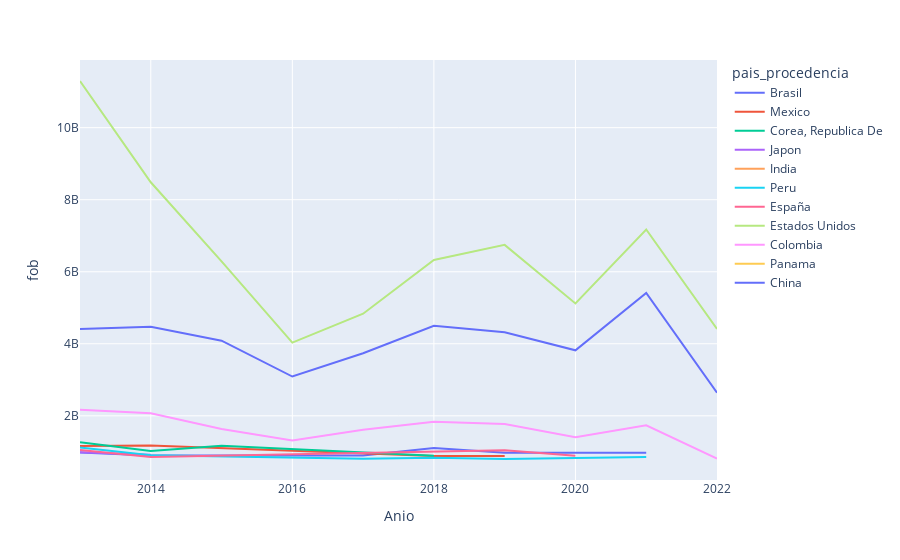

The code cell stored with this chart in its notebook:
### Code cell
fig = px.line(data_IMP_2_top, x="Anio", y="fob", color='pais_procedencia')
fig.show()

### Figure 1 — Plotly figure (JSON) as saved in the notebook; plotly's stock layout.template omitted (floating-point values rounded to 4 significant figures)
{"data": [{"hovertemplate": "pais_procedencia=Brasil<br>Anio=%{x}<br>fob=%{y}<extra></extra>", "legendgroup": "Brasil", "line": {"color": "#636efa", "dash": "solid"}, "marker": {"symbol": "circle"}, "mode": "lines", "name": "Brasil", "orientation": "v", "showlegend": true, "type": "scatter", "x": [2013, 2014, 2017, 2018, 2019, 2021], "xaxis": "x", "y": [978300000.0, 899300000.0, 897800000.0, 1105000000.0, 977300000.0, 972200000.0], "yaxis": "y"}, {"hovertemplate": "pais_procedencia=Mexico<br>Anio=%{x}<br>fob=%{y}<extra></extra>", "legendgroup": "Mexico", "line": {"color": "#EF553B", "dash": "solid"}, "marker": {"symbol": "circle"}, "mode": "lines", "name": "Mexico", "orientation": "v", "showlegend": true, "type": "scatter", "x": [2013, 2014, 2018, 2019], "xaxis": "x", "y": [1159000000.0, 1175000000.0, 882100000.0, 881900000.0], "yaxis": "y"}, {"hovertemplate": "pais_procedencia=Corea, Republica De<br>Anio=%{x}<br>fob=%{y}<extra></extra>", "legendgroup": "Corea, Republica De", "line": {"color": "#00cc96", "dash": "solid"}, "marker": {"symbol": "circle"}, "mode": "lines", "name": "Corea, Republica De", "orientation": "v", "showlegend": true, "type": "scatter", "x": [2013, 2014, 2015, 2018], "xaxis": "x", "y": [1267000000.0, 1026000000.0, 1171000000.0, 890000000.0], "yaxis": "y"}, {"hovertemplate": "pais_procedencia=Japon<br>Anio=%{x}<br>fob=%{y}<extra></extra>", "legendgroup": "Japon", "line": {"color": "#ab63fa", "dash": "solid"}, "marker": {"symbol": "circle"}, "mode": "lines", "name": "Japon", "orientation": "v", "showlegend": true, "type": "scatter", "x": [2013, 2014], "xaxis": "x", "y": [985500000.0, 922100000.0], "yaxis": "y"}, {"hovertemplate": "pais_procedencia=India<br>Anio=%{x}<br>fob=%{y}<extra></extra>", "legendgroup": "India", "line": {"color": "#FFA15A", "dash": "solid"}, "marker": {"symbol": "circle"}, "mode": "lines", "name": "India", "orientation": "v", "showlegend": true, "type": "scatter", "x": [2013], "xaxis": "x", "y": [1155000000.0], "yaxis": "y"}, {"hovertemplate": "pais_procedencia=Peru<br>Anio=%{x}<br>fob=%{y}<extra></extra>", "legendgroup": "Peru", "line": {"color": "#19d3f3", "dash": "solid"}, "marker": {"symbol": "circle"}, "mode": "lines", "name": "Peru", "orientation": "v", "showlegend": true, "type": "scatter", "x": [2013, 2014, 2017, 2018, 2019, 2021], "xaxis": "x", "y": [1122000000.0, 906000000.0, 810900000.0, 832600000.0, 801200000.0, 858200000.0], "yaxis": "y"}, {"hovertemplate": "pais_procedencia=España<br>Anio=%{x}<br>fob=%{y}<extra></extra>", "legendgroup": "España", "line": {"color": "#FF6692", "dash": "solid"}, "marker": {"symbol": "circle"}, "mode": "lines", "name": "España", "orientation": "v", "showlegend": true, "type": "scatter", "x": [2013, 2014, 2019, 2020], "xaxis": "x", "y": [1049000000.0, 854800000.0, 1042000000.0, 891300000.0], "yaxis": "y"}, {"hovertemplate": "pais_procedencia=Estados Unidos<br>Anio=%{x}<br>fob=%{y}<extra></extra>", "legendgroup": "Estados Unidos", "line": {"color": "#B6E880", "dash": "solid"}, "marker": {"symbol": "circle"}, "mode": "lines", "name": "Estados Unidos", "orientation": "v", "showlegend": true, "type": "scatter", "x": [2013, 2014, 2015, 2016, 2017, 2018, 2019, 2020, 2021, 2022], "xaxis": "x", "y": [11300000000.0, 8484000000.0, 6290000000.0, 4031000000.0, 4835000000.0, 6329000000.0, 6747000000.0, 5119000000.0, 7174000000.0, 4413000000.0], "yaxis": "y"}, {"hovertemplate": "pais_procedencia=Colombia<br>Anio=%{x}<br>fob=%{y}<extra></extra>", "legendgroup": "Colombia", "line": {"color": "#FF97FF", "dash": "solid"}, "marker": {"symbol": "circle"}, "mode": "lines", "name": "Colombia", "orientation": "v", "showlegend": true, "type": "scatter", "x": [2013, 2014, 2015, 2016, 2017, 2018, 2019, 2020, 2021, 2022], "xaxis": "x", "y": [2172000000.0, 2073000000.0, 1632000000.0, 1313000000.0, 1613000000.0, 1837000000.0, 1771000000.0, 1405000000.0, 1736000000.0, 813100000.0], "yaxis": "y"}, {"hovertemplate": "pais_procedencia=Panama<br>Anio=%{x}<br>fob=%{y}<extra></extra>", "legendgroup": "Panama", "line": {"color": "#FECB52", "dash": "solid"}, "marker": {"symbol": "circle"}, "mode": "lines", "name": "Panama", "orientation": "v", "showlegend": true, "type": "scatter", "x": [2013], "xaxis": "x", "y": [2015000000.0], "yaxis": "y"}, {"hovertemplate": "pais_procedencia=China<br>Anio=%{x}<br>fob=%{y}<extra></extra>", "legendgroup": "China", "line": {"color": "#636efa", "dash": "solid"}, "marker": {"symbol": "circle"}, "mode": "lines", "name": "China", "orientation": "v", "showlegend": true, "type": "scatter", "x": [2013, 2014, 2015, 2016, 2017, 2018, 2019, 2020, 2021, 2022], "xaxis": "x", "y": [4413000000.0, 4472000000.0, 4087000000.0, 3091000000.0, 3738000000.0, 4498000000.0, 4322000000.0, 3818000000.0, 5411000000.0, 2642000000.0], "yaxis": "y"}], "layout": {"autosize": true, "legend": {"title": {"text": "pais_procedencia"}, "tracegroupgap": 0}, "margin": {"t": 60}, "xaxis": {"anchor": "y", "autorange": true, "domain": [0, 1], "range": [2013, 2022], "title": {"text": "Anio"}, "type": "linear"}, "yaxis": {"anchor": "x", "autorange": true, "domain": [0, 1], "range": [218200000.0, 11880000000.0], "title": {"text": "fob"}, "type": "linear"}}}
